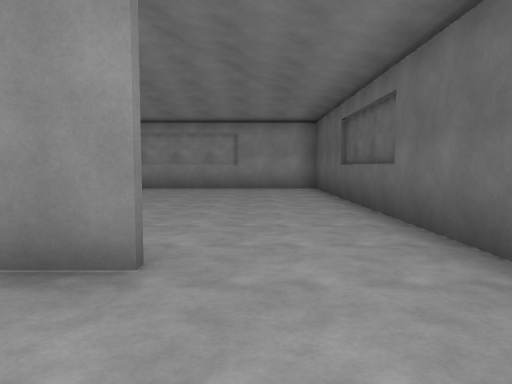
view 1 (above)

20 first-person views from a walk through a 3-D level made in the Unity game engine. The camera is 1.3 m above the floor, tilts 4° down and sees 70° across. The floor is counted in squares, 2 m on a side. Each view is taken from the middle of a square. On the plan, view 1 faces up. The plan holds only what a view shows up to about 11 squares ahead; the rest is blank. The place goes on beyond the plan. The player is left out.

view 2
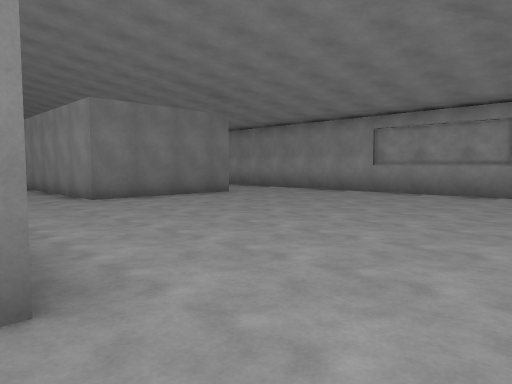

view 3
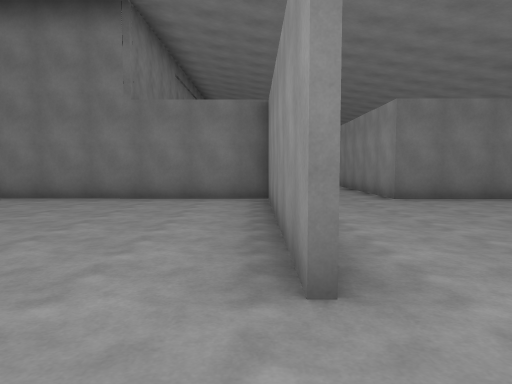

view 4
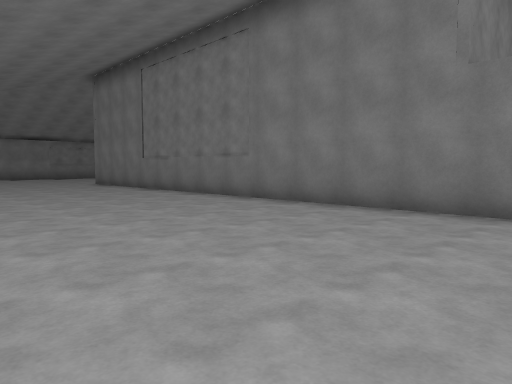

view 5
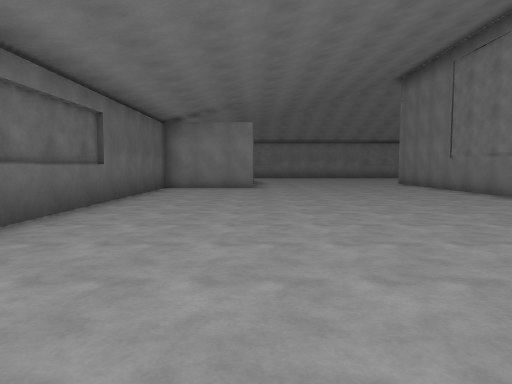

view 6
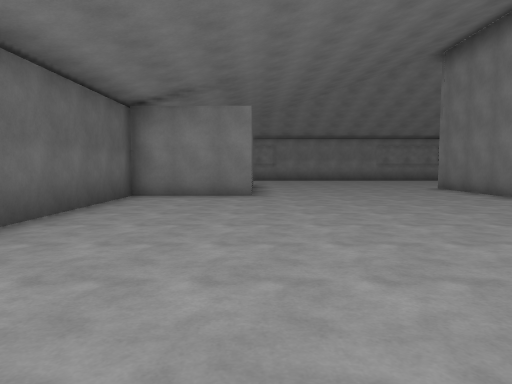

view 7
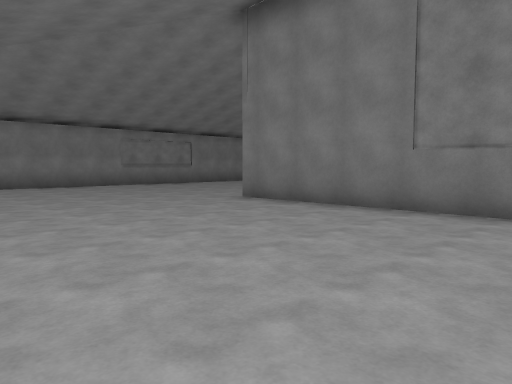

view 8
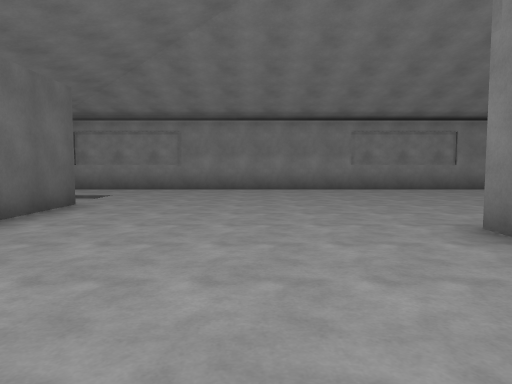

view 9
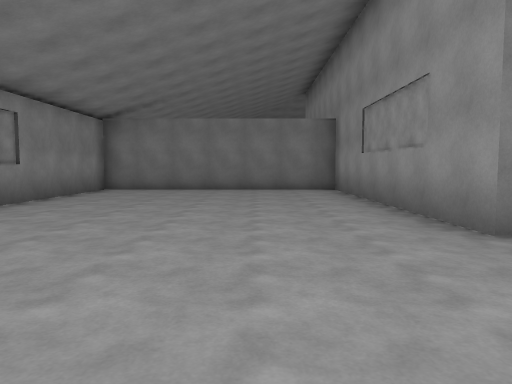

view 10
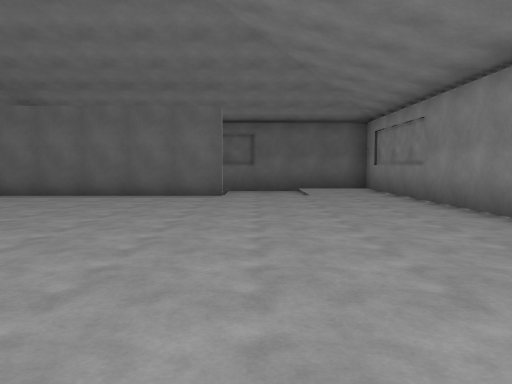

view 11
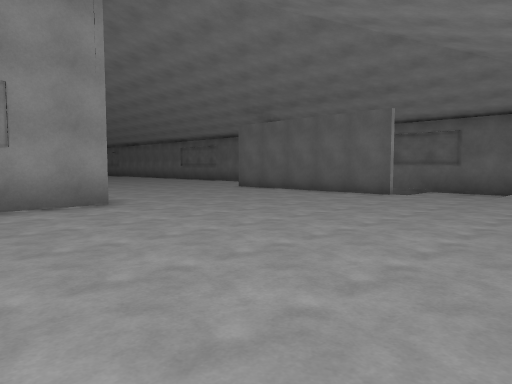

view 12
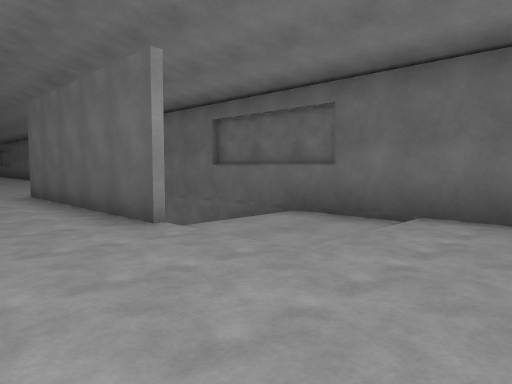

view 13
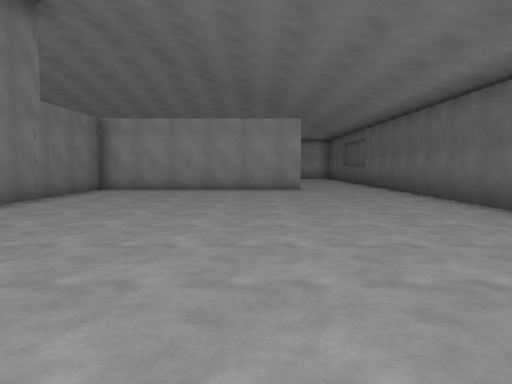

view 14
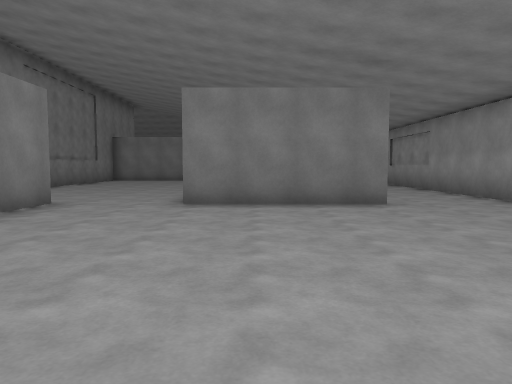

view 15
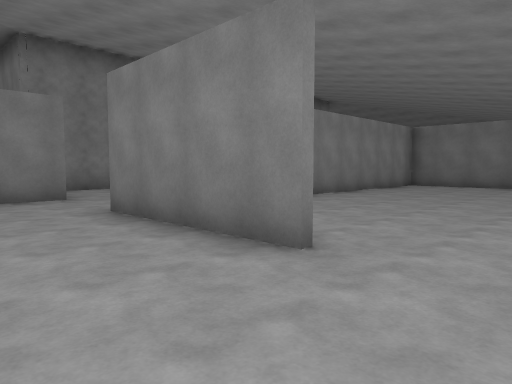

view 16
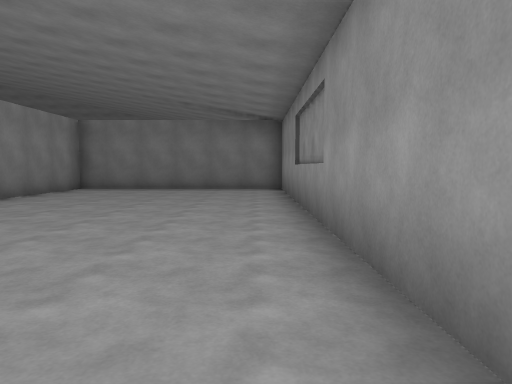

view 17
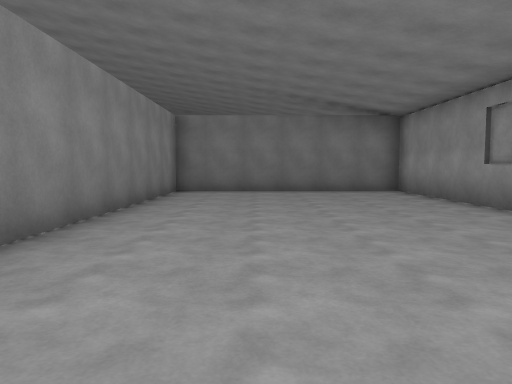

view 18
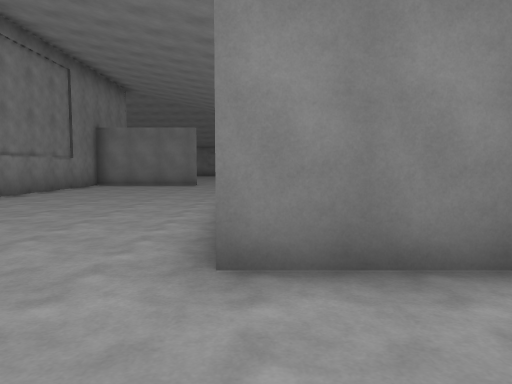

view 19
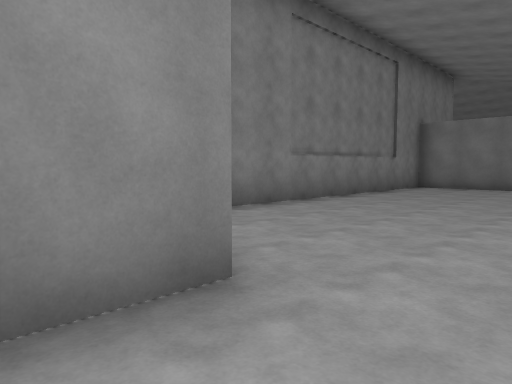

view 20
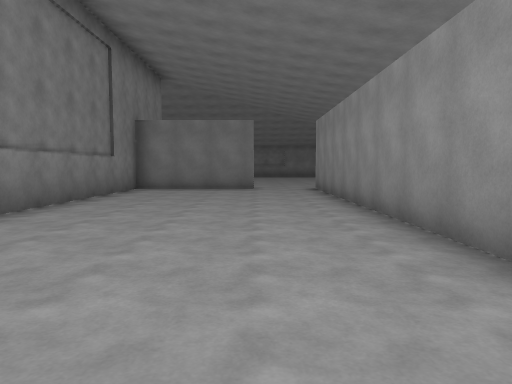

### Floor plan
Ten units are one square. View 1 is at (0, 0); x grows to the right and y downward. Boxes are objects, and circles mark ways between rooms. Rooms are numbered by the first view taken in them; rooms with no view inside come last. Other rooms are left out.
<svg viewBox="-175 -113 198 310">
<path fill="none" stroke="#000" d="M-9 154 -9 102M18 28 18 -14M-6 -23 -63 -23 -63 128 -132 128 -132 192 18 192 18 29M-63 -84 -63 -48M-65 -24 -50 -24M18 -14 18 -108 -54 -108M-54 -108 -166 -108 -166 -49 -99 -49M-166 -30 -166 5 -73 5M-63 -48 -168 -48"/>
<circle cx="5" cy="-20" r="3" fill="#2a7"/>
<circle cx="-60" cy="-95" r="3" fill="#2a7"/>
<circle cx="-60" cy="-35" r="3" fill="#2a7"/>
<text x="-40" y="100">1</text>
<text x="-20" y="-60">2</text>
<text x="-110" y="-80">3</text>
<text x="-120" y="-20">4</text>
</svg>
Room 1 opens to room 2. Room 2 opens to room 3. Room 2 opens to room 4.

Where each view was taken, in squares from view 1:
view 1: 0 up, 0 right, facing up
view 2: 2 up, 1 right, facing up-left
view 3: 2 up, 1 right, facing left
view 4: 1 up, 1 left, facing down-left
view 5: 1 up, 1 left, facing down
view 6: 2 down, 1 left, facing down
view 7: 7 down, 1 left, facing down-left
view 8: 9 down, 4 left, facing down
view 9: 15 down, 3 left, facing left
view 10: 16 down, 9 left, facing right
view 11: 19 down, 9 left, facing up-right
view 12: 19 down, 3 left, facing up-right
view 13: 8 down, 2 left, facing up
view 14: 6 up, 0 right, facing left
view 15: 10 up, 4 left, facing down-left
view 16: 10 up, 6 left, facing left
view 17: 7 up, 7 left, facing left
view 18: 5 up, 4 left, facing left
view 19: 4 up, 5 left, facing down-left
view 20: 3 up, 6 left, facing left
